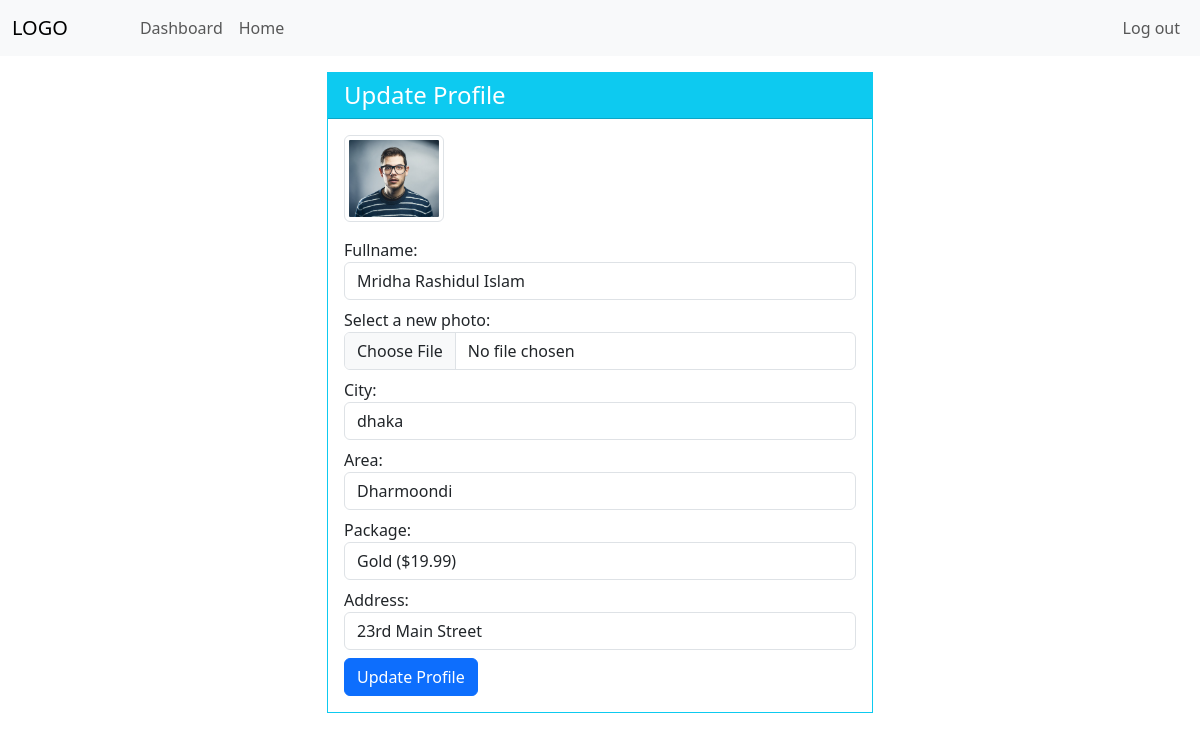
The app's page /user/8/ (signed in) with its own data.
### bill_coll/models.py (models this page shows, shortened)
class Profile(models.Model):
    user = models.ForeignKey(User, on_delete=models.CASCADE)
    id_user = models.IntegerField()
    fullname = models.CharField(max_length=100, blank=True, null=True)
    photo = models.ImageField(
        upload_to='bill_coll_images', default='placeholderimg.jpg')
    package = models.ForeignKey(Package, on_delete=models.SET_NULL, null=True)
    address = models.CharField(max_length=100)
    area = models.ForeignKey(
        Area, on_delete=models.SET_NULL, blank=True, null=True)
    city = models.ForeignKey(
        City, on_delete=models.SET_NULL, blank=True, null=True)
    paidThruMonth = models.CharField(max_length=50, null=True, blank=True)

class Area(models.Model):
    name = models.CharField(max_length=50)
    city = models.ForeignKey(City, on_delete=models.CASCADE)
    def __str__(self) -> str:
        return self.name

### bill_coll/views.py (the view)
# urls.py: path('user/<int:pk>/', views.update_profile, name='update_profile'),
@login_required(login_url='/signin')
def update_profile(request, pk):
    user = get_object_or_404(Profile, id_user=pk)
    form = forms.UpdateProfile(instance=user)
    if request.method == 'POST':
        form = forms.UpdateProfile(request.POST, request.FILES, instance=user)
        if form.is_valid():
            form.save()
            messages.info(request, 'Profile updated successfully')
            return redirect('/user/' + str(pk))
    dict = {'user': user, 'form': form}
    return render(request, 'bill_coll/update_profile.html', context=dict)

### bill_coll/models.py (called while the page is built)
    def __str__(self) -> str:
        return self.name

    def __str__(self) -> str:
        return self.name + "  ($" + str(self.price) + ")"

### templates/bill_coll/update_profile.html (shortened to what this page needs)
{% extends 'bill_coll/base.html' %} {% block body_block %}
<div class="container mt-3">
  <div class="row">
    <div class="col-md-6 offset-md-3">
      <div class="card mb-5 rounded-0 border-info">
        <div
          class="card-header d-flex align-items-center rounded-0 bg-info text-white"
        >
          <h4>Update Profile</h4>
        </div>
        <div class="card-body">
          <div>
            <div class="my=3">
              <img
                class="img-thumbnail mb-3"
                style="width: 100px"
                src="{{user.photo.url}}"
                alt="{{user.user.username}}"
              />
            </div>
            <form
              action=""
              method="POST"
              enctype="multipart/form-data"
              id="update-form"
              data-areas-url="{% url 'bill_coll:ajax_load_areas' %}"
            >
              {% csrf_token %} {{form.as_p}}
              <input
                class="btn btn-primary"
                type="submit"
                value="Update Profile"
              />
            </form>
          </div>
        </div>
      </div>
    </div>
  </div>
</div>
{% endblock %}

### static/css/style.css (style rules this page uses)
h4 { margin-bottom: 0 !important; }
p { margin-bottom: 0.5rem !important; }

### records on screen
Profile: photo (picture), fullname "Mridha Rashidul Islam", area "Dharmoondi", package "Gold ($19.99)", address "23rd Main Street"
Area: city "dhaka"
